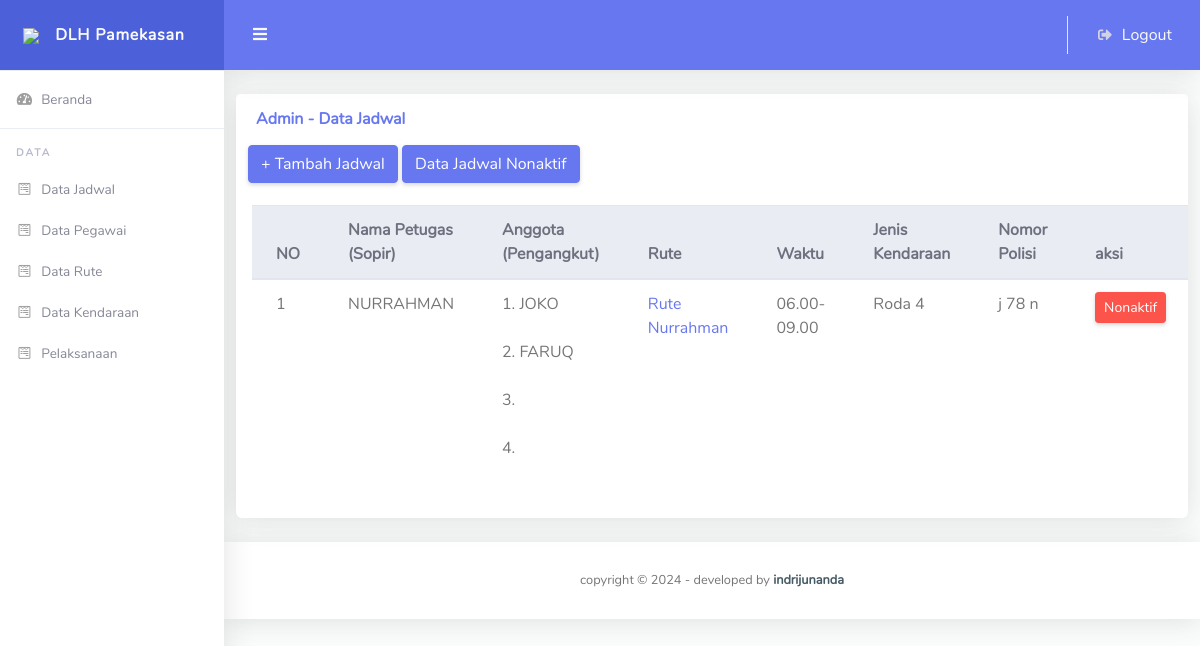
Page /admin/data_jadwal.php on the committed database.
### tables this page shows
CREATE TABLE `jadwal` (
  `id_jadwal` int(11) NOT NULL AUTO_INCREMENT,
  `id_petugas` int(11) DEFAULT NULL,
  `nama_rute` varchar(255) NOT NULL,
  `shift` varchar(255) DEFAULT NULL,
  `id_kendaraan` int(11) DEFAULT NULL,
  `status` enum('aktif','nonaktif') NOT NULL,
  PRIMARY KEY (`id_jadwal`)
);

CREATE TABLE `tbl_user` (
  `id_user` int(11) NOT NULL AUTO_INCREMENT,
  `nik` int(20) NOT NULL,
  `nama` varchar(255) DEFAULT NULL,
  `alamat` varchar(255) DEFAULT NULL,
  `agama` varchar(255) DEFAULT NULL,
  `gender` varchar(255) DEFAULT NULL,
  `password` varchar(255) DEFAULT NULL,
  `no_hp` varchar(50) DEFAULT NULL,
  `level` varchar(255) DEFAULT NULL,
  `status` enum('aktif','nonaktif') NOT NULL,
  PRIMARY KEY (`id_user`)
);

CREATE TABLE `anggota` (
  `id_anggota` int(11) NOT NULL AUTO_INCREMENT,
  `id_petugas` int(11) NOT NULL,
  `id_pengangkut` int(11) DEFAULT NULL,
  `id_jadwal` int(11) NOT NULL,
  PRIMARY KEY (`id_anggota`)
);

CREATE TABLE `tb_pengangkut` (
  `id_pengangkut` int(11) NOT NULL AUTO_INCREMENT,
  `nik_pengangkut` int(20) NOT NULL,
  `nama_pengangkut` varchar(255) NOT NULL,
  `alamat` varchar(255) NOT NULL,
  `agama` varchar(255) NOT NULL,
  `gender` varchar(255) NOT NULL,
  `no_hp` varchar(50) NOT NULL,
  `status` enum('aktif','nonaktif') NOT NULL,
  PRIMARY KEY (`id_pengangkut`)
);

CREATE TABLE `kendaraan` (
  `id_kendaraan` int(11) NOT NULL AUTO_INCREMENT,
  `no_polisi` varchar(20) NOT NULL,
  `jenis` varchar(255) DEFAULT NULL,
  PRIMARY KEY (`id_kendaraan`)
);

### admin/data_jadwal.php (the view, shortened to what this page needs)
<!DOCTYPE html>
<html lang="en">
<?php
include "atas.php"
?>
            <div class="col-lg-12">
              <div class="card mb-4">
                <div class="card-header py-3 d-flex flex-row align-items-center justify-content-between">
                  <h6 class="m-0 font-weight-bold text-primary">Admin - Data Jadwal</h6>
                </div>
                <div class="col-sm-10">
                        <a href="inputjadwal.php"><button type="submit" class="btn btn-primary">+ Tambah Jadwal</button></a>
                        <a href="jadwal_nonaktif.php"><button type="submit" class="btn btn-primary">Data Jadwal Nonaktif</button></a>
                      </div>
                <div class="table-responsive p-3">
                  <table class="table align-items-center table-flush" id="dataTable">
                    <thead class="thead-light">
						<tr>
							<th>NO</th>
							<th>Nama Petugas (Sopir)</th>
							<th>Anggota (Pengangkut)</th>
							<th>Rute</th>
							<th>Waktu</th>
							<th>Jenis Kendaraan</th>
							<th>Nomor Polisi</th>
							<th colspan="2">aksi</th>
						</tr>
                    </thead>
					<?php
                        include "koneksi.php";
                        $no =1;
						$query_mysql = mysqli_query($koneksi, "SELECT jadwal.id_jadwal, jadwal.id_petugas, jadwal.nama_rute, tbl_user.nama, jadwal.shift, kendaraan.jenis, kendaraan.no_polisi FROM jadwal LEFT JOIN tbl_user ON jadwal.id_petugas=tbl_user.id_user LEFT JOIN kendaraan ON jadwal.id_kendaraan=kendaraan.id_kendaraan WHERE jadwal.status='aktif'");
						while($data = mysqli_fetch_array($query_mysql)){
					?>
					<tbody>
						<tr>
							<td rowspan="4"><?php echo $no++;?></td>
							<td rowspan="4"><?php echo $data['nama'];?></td>
							<td><?php
								$i="1";
								$id_jadwal=$data['id_jadwal'];
								$id_petugas=$data['id_petugas'];
								$query_anggota= mysqli_query($koneksi, "SELECT anggota.id_anggota, anggota.id_pengangkut, tb_pengangkut.nama_pengangkut FROM anggota LEFT JOIN tb_pengangkut ON anggota.id_pengangkut=tb_pengangkut.id_pengangkut WHERE id_jadwal='$id_jadwal' && id_petugas='$id_petugas'");
								while($data2 = mysqli_fetch_array($query_anggota)){
								echo $i++,". ";
								echo $data2['nama_pengangkut'];
								echo "<br></br>";
								}
								?>
							</td>
							<td><a href="detail_rute.php?id=<?php echo $data['nama_rute']?>"><?php echo $data['nama_rute'];?></a></td>
							<td rowspan="4"><?php echo $data['shift'];?></td>
							<td rowspan="4"><?php echo $data['jenis'];?></td>
							<td rowspan="4"><?php echo $data['no_polisi'];?></td>
							<td>
								<a onclick="return confirm('yakin nonaktifkan?')" href="status_jadwal.php?id=<?php echo $data['id_jadwal']?>" class="btn btn-danger btn-sm">Nonaktif</i></a></td>
							<?php
						}
							?>
						</tr>
                    </tbody>
                  </table>
                </div>
              </div>
            </div>
<?php
include "bawah.php";
?>

### rows in the picture
jadwal: tbl_user.nama "NURRAHMAN", nama_rute "Rute Nurrahman", shift "06.00-09.00", id_kendaraan.jenis "Roda 4", id_kendaraan.no_polisi "j 78 n"
anggota: id_pengangkut.nama_pengangkut "JOKO"
anggota: id_pengangkut.nama_pengangkut "FARUQ"
